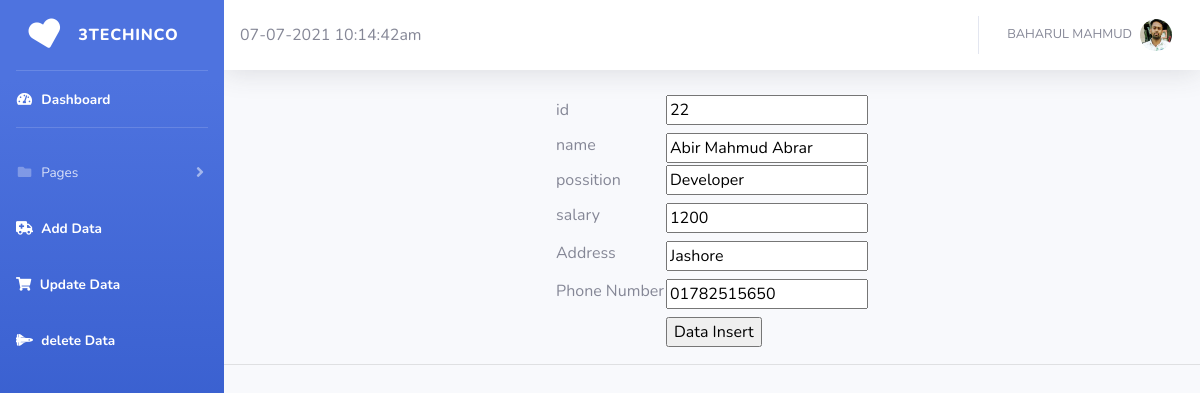
The page /help_edit.php?id=22 on the database its author committed.
### tables this page shows
CREATE TABLE `members` (
  `memberID` int(11) NOT NULL,
  `name` varchar(200) DEFAULT NULL,
  `id` varchar(11) DEFAULT NULL,
  `possition` varchar(50) DEFAULT NULL,
  `salary` varchar(50) DEFAULT NULL,
  `address` varchar(50) DEFAULT NULL,
  `date` varchar(50) DEFAULT NULL,
  `taka` varchar(200) DEFAULT NULL,
  `phone_number` varchar(50) DEFAULT NULL,
  `username` varchar(255) NOT NULL,
  `password` varchar(255) NOT NULL,
  `email` varchar(255) NOT NULL,
  `active` varchar(255) NOT NULL,
  `resetToken` varchar(255) DEFAULT NULL,
  `resetComplete` varchar(3) DEFAULT 'No'
);

### help_edit.php (the view, shortened to what this page needs)
<?php require('includes/config.php'); ?>
<?php require 'sidebar.php'; ?>
<?php require 'header.php'; ?>
	<?php
		if (isset($_GET['id'])) {
			 $id = $_GET['id'];
	$query =  "SELECT * FROM members WHERE id =$id";
	$data = $db->query($query);
		foreach($data as $row){
				$id = $row['id'];
				$name = $row['name'];
				$possition = $row['possition'];
				$salary = $row['salary'];
				$address = $row['address'];
				$phone_number = $row['phone_number'];
	 ?>
<center>
	<form action="" method="post">
		<table>
			<tr>
				<td>id</td>
				<td><input type="text" name="id" value="<?php echo  $id?>"></td>
			</tr>
			<tr>
				<td>name</td>
				<td><input type="text" name='name' style="margin-top: 6px" value="<?php echo $name; ?>"></td>
			</tr>
			<tr>
				<td>possition</td>
				<td><input type="text" name="possition" value="<?php echo  $possition?>"></td>
			</tr>
			<tr>
				<td>salary</td>
				<td><input type="text" name='salary' style="margin-top: 6px" value="<?php echo $salary; ?>"></td>
			</tr>
			<tr>
				<td>Address</td>
				<td><input type="text" name='address' style="margin-top: 6px" value="<?php echo $address; ?>"></td>
			</tr>
			<tr>
				<td>Phone Number</td>
				<td><input type="text" name='phone_number' style="margin-top: 6px" value="<?php echo $phone_number; ?>"></td>
			</tr>
			<tr>
				<td></td>
				<td><input type="submit" name="save" value="Data Insert" style="margin-top: 6px"></td>
			</tr>
		</table>
		<hr>
<?php }} ?>
	</form>
</center>

### rows shown on the page
members: id "22", name "Abir Mahmud Abrar", possition "Developer", salary "1200", address "Jashore", phone_number "01782515650"
